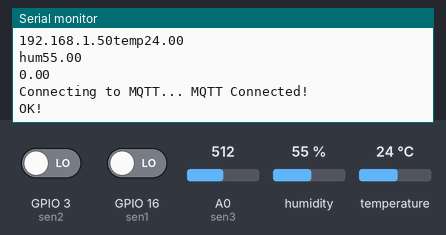
Bench run of a sketch on a simulated ESP8266 (NodeMCU). On the bench: the last lines printed to the serial monitor. Inputs (shaded band) come from the test bench; at power-on: humidity 55 %, GPIO 16 (sen1) LOW, temperature 24 °C, GPIO 3 (sen2) LOW, A0 (sen3) = 512. WiFi joins after 1.5 s; servers stay silent unless stated; no MQTT or app messages arrive unless stated.

Above: at 2.7 s.
2.8 s: humidity set to 22 %
At 7.4 s:
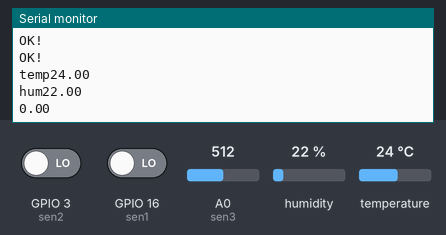
8.8 s: GPIO 16 (sen1) driven HIGH
At 12.1 s:
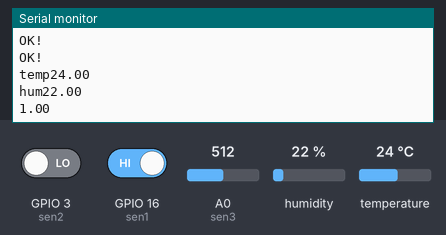
14.8 s: temperature set to 12 °C
At 20.2 s:
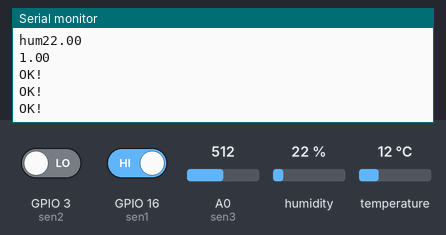
20.8 s: humidity set to 40 %
At 22.5 s:
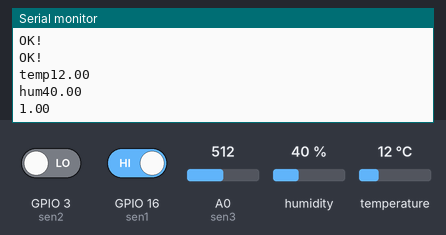
Timing chart, 0 to 24.0 s (numbered marks = the images above; inputs shaded):
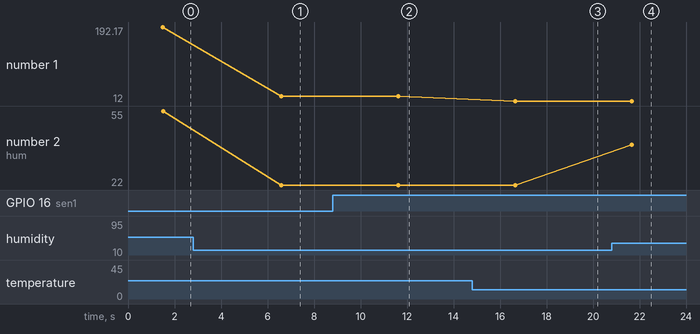

Measured:
- after the input at 2.8 s, the serial monitor: prints a new line after 3.8 s (image 1)
- after the input at 8.8 s, the serial monitor: prints a new line after 2.8 s (image 2)
- after the input at 14.8 s, the serial monitor: prints a new line after 1.8 s (image 3)
- after the input at 20.8 s, the serial monitor: prints a new line after 0.87 s (image 4)
- plotted number 1: 24 → 12 after the input at 14.8 s
- plotted number 2: 55 → 22 after the input at 2.8 s, 22 → 40 after the input at 20.8 s

The sketch:

nov22_adafruit_dht.ino
```cpp
#include <ESP8266WiFi.h>
#include "Adafruit_MQTT.h"
#include "Adafruit_MQTT_Client.h"
#include "DHT.h"

#define DHTPIN 04
#define sen1 16
#define sen2 03
#define sen3 A0    // analog sensor

#define DHTTYPE DHT11
DHT dht(DHTPIN,DHTTYPE);

float hum, temp, a, b , a1, d1, d2;

/************************* WiFi Access Point *********************************/

#define WLAN_SSID       "Niltech"     //username
#define WLAN_PASS       "Niltech@12345"

/************************* Adafruit.io Setup *********************************/

#define AIO_SERVER      "io.adafruit.com"
#define AIO_SERVERPORT  1883                   // use 8883 for SSL


#define AIO_USERNAME    "sunderb"
#define AIO_KEY         "f52326c53c4f4c26aed698a559f2d627"


WiFiClient client;


// Setup the MQTT client class by passing in the WiFi client and MQTT server and login details.
Adafruit_MQTT_Client mqtt(&client, AIO_SERVER, AIO_SERVERPORT, AIO_USERNAME, AIO_KEY);


Adafruit_MQTT_Publish temppFeed = Adafruit_MQTT_Publish(&mqtt, AIO_USERNAME "/feeds/temp");
Adafruit_MQTT_Publish hummFeed = Adafruit_MQTT_Publish(&mqtt, AIO_USERNAME "/feeds/hum");
Adafruit_MQTT_Publish digsen1 = Adafruit_MQTT_Publish(&mqtt, AIO_USERNAME "/feeds/ir");
//Adafruit_MQTT_Publish digsen2 = Adafruit_MQTT_Publish(&mqtt, AIO_USERNAME "/feeds/  ");
//Adafruit_MQTT_Publish anasen1 = Adafruit_MQTT_Publish(&mqtt, AIO_USERNAME "/feeds/  ");


void MQTT_connect();
void setup() {
   Serial.begin(9600);
    Serial.print("Connecting to ");
  Serial.println(WLAN_SSID);

  WiFi.begin(WLAN_SSID, WLAN_PASS);

  while (WiFi.status() != WL_CONNECTED)
  {
    delay(500);
    Serial.print(".");
  }
  Serial.println();

  Serial.println("WiFi connected");
  Serial.println("IP address: ");
  Serial.print(WiFi.localIP());
  dht.begin();

}

void loop() {

  temp = dht.readTemperature();
  hum = dht.readHumidity();
  Serial.print("temp");
  Serial.println(temp);
  Serial.print("hum");
  Serial.println(hum);

  d1 = digitalRead(sen1);
  Serial.println(d1);
  d2 = digitalRead(sen2);
  a1 = analogRead(sen3);

 delay(1000);
 MQTT_connect();

  if (! temppFeed.publish(temp))
  {
    Serial.println(F("Failed"));
  }

  else
  {
    Serial.println(F("OK!"));
    delay(1000);
  }


   if (! hummFeed.publish(hum))
  {
    Serial.println(F("Failed"));
  }

  else
  {
    Serial.println(F("OK!"));
    delay(1000);
  }


 if (! digsen1.publish(d1))
  {
    Serial.println(F("Failed"));
  }

  else
  {
    Serial.println(F("OK!"));
    delay(1000);
  }


delay(1000);


}


void MQTT_connect()
{
  int8_t ret;
  // Stop if already connected.
  if (mqtt.connected())
  {
    return;
  }

  Serial.print("Connecting to MQTT... ");

  uint8_t retries = 3;
  while ((ret = mqtt.connect()) != 0)
    { // connect will return 0 for connected
       Serial.println(mqtt.connectErrorString(ret));
       Serial.println("Retrying MQTT connection in 5 seconds...");
       mqtt.disconnect();
       delay(5000);  // wait 5 seconds
       retries--;
       if (retries == 0)
       {
         // basically die and wait for WDT to reset me
         while (1);
       }
    }
  Serial.println("MQTT Connected!");
}
```
